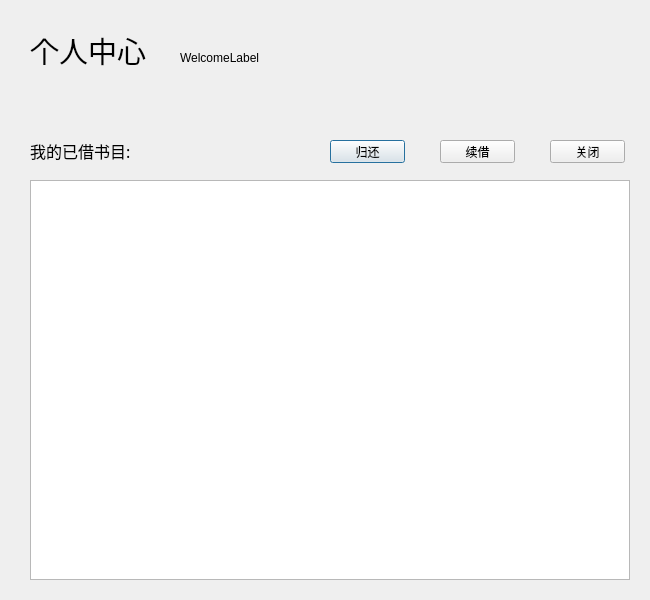
<?xml version="1.0" encoding="UTF-8"?>
<ui version="4.0">
 <class>Selfcenterdialog</class>
 <widget class="QDialog" name="Selfcenterdialog">
  <property name="geometry">
   <rect>
    <x>0</x>
    <y>0</y>
    <width>650</width>
    <height>600</height>
   </rect>
  </property>
  <property name="windowTitle">
   <string>Dialog</string>
  </property>
  <widget class="QTableView" name="view">
   <property name="geometry">
    <rect>
     <x>30</x>
     <y>180</y>
     <width>600</width>
     <height>400</height>
    </rect>
   </property>
  </widget>
  <widget class="QLabel" name="label">
   <property name="geometry">
    <rect>
     <x>30</x>
     <y>30</y>
     <width>141</width>
     <height>41</height>
    </rect>
   </property>
   <property name="font">
    <font>
     <family>黑体</family>
     <pointsize>22</pointsize>
    </font>
   </property>
   <property name="text">
    <string>个人中心</string>
   </property>
  </widget>
  <widget class="QLabel" name="label_2">
   <property name="geometry">
    <rect>
     <x>30</x>
     <y>130</y>
     <width>141</width>
     <height>41</height>
    </rect>
   </property>
   <property name="font">
    <font>
     <family>黑体</family>
     <pointsize>12</pointsize>
    </font>
   </property>
   <property name="text">
    <string>我的已借书目:</string>
   </property>
  </widget>
  <widget class="QPushButton" name="returnButton">
   <property name="geometry">
    <rect>
     <x>330</x>
     <y>140</y>
     <width>75</width>
     <height>23</height>
    </rect>
   </property>
   <property name="text">
    <string>归还</string>
   </property>
  </widget>
  <widget class="QPushButton" name="continueButton">
   <property name="geometry">
    <rect>
     <x>440</x>
     <y>140</y>
     <width>75</width>
     <height>23</height>
    </rect>
   </property>
   <property name="text">
    <string>续借</string>
   </property>
  </widget>
  <widget class="QLabel" name="welcomeLabel">
   <property name="geometry">
    <rect>
     <x>180</x>
     <y>50</y>
     <width>451</width>
     <height>16</height>
    </rect>
   </property>
   <property name="text">
    <string>WelcomeLabel</string>
   </property>
  </widget>
  <widget class="QPushButton" name="closeButton">
   <property name="geometry">
    <rect>
     <x>550</x>
     <y>140</y>
     <width>75</width>
     <height>23</height>
    </rect>
   </property>
   <property name="text">
    <string>关闭</string>
   </property>
  </widget>
 </widget>
 <resources/>
 <connections/>
</ui>
